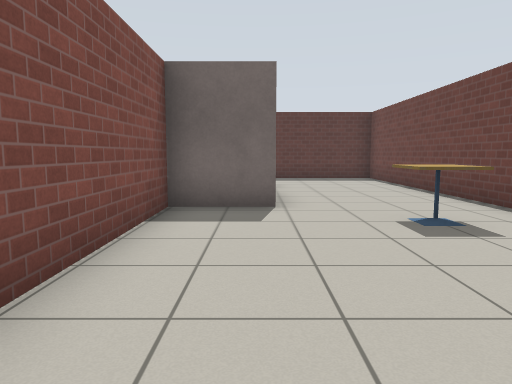
[1] (above)

12 first-person views from a walk through a Gazebo world. The camera is 0.94 m above the floor, tilts 6° down and sees 70° across. The floor is counted in squares, 1 m on a side. Each view is taken from the middle of a square. On the plan, view 1 faces up. The plan holds only what a view shows up to about 13 squares ahead; the rest is blank. Gazebo's built-in surfaces are drawn with simple patterns.

[2]
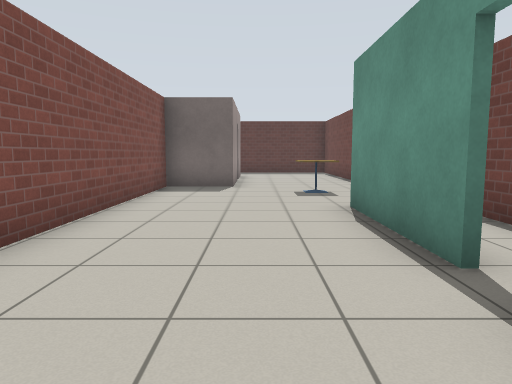

[3]
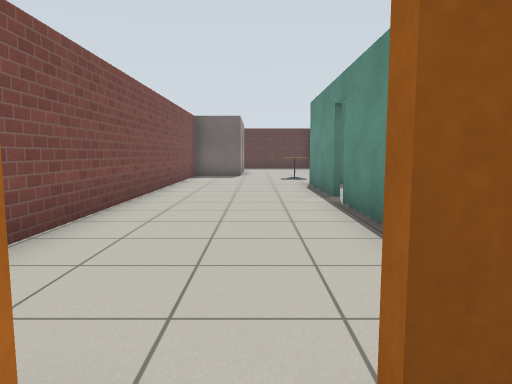

[4]
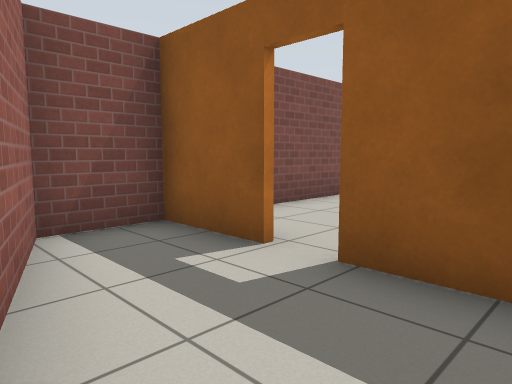

[5]
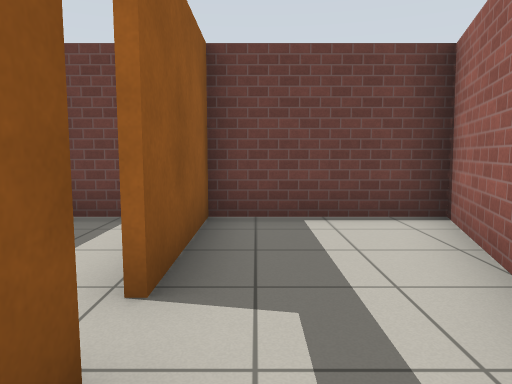

[6]
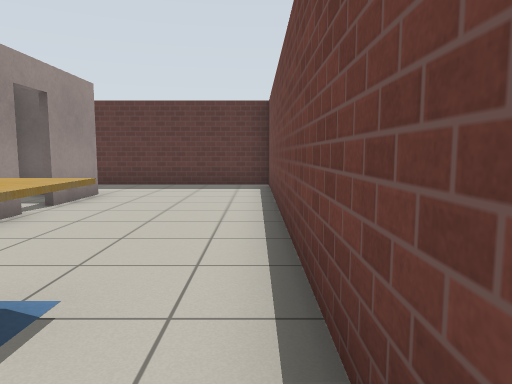

[7]
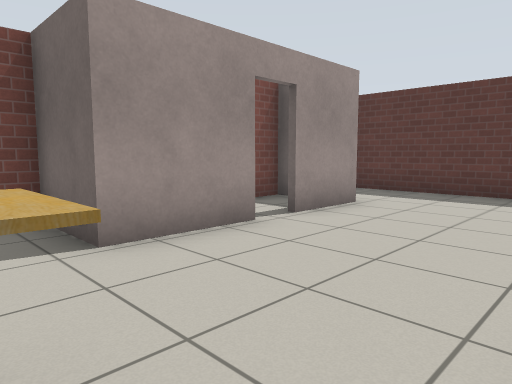

[8]
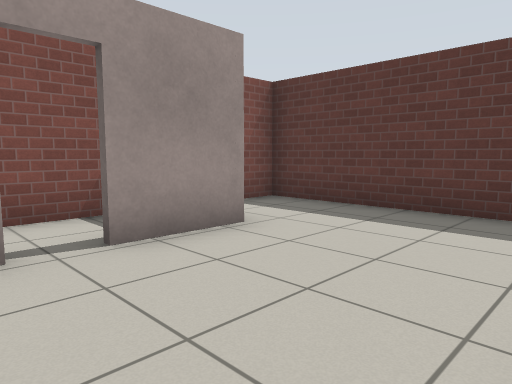

[9]
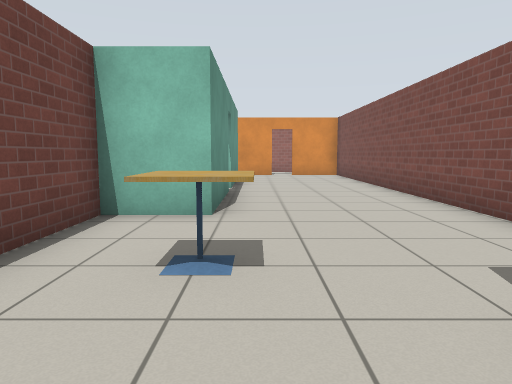

[10]
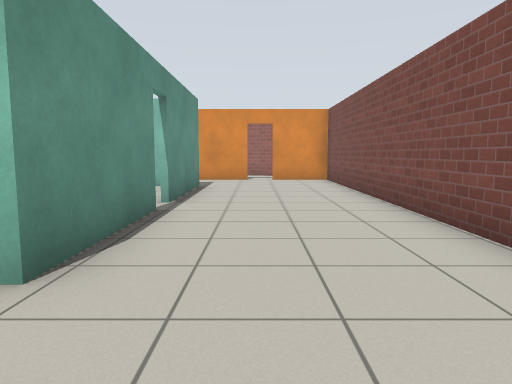

[11]
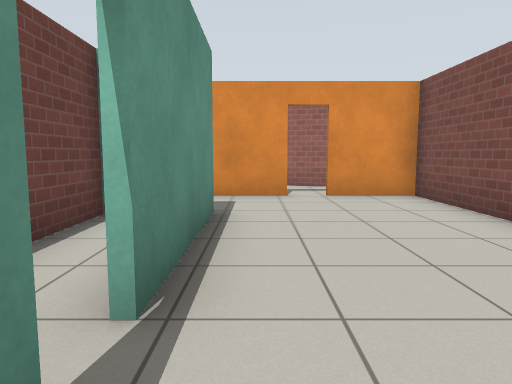

[12]
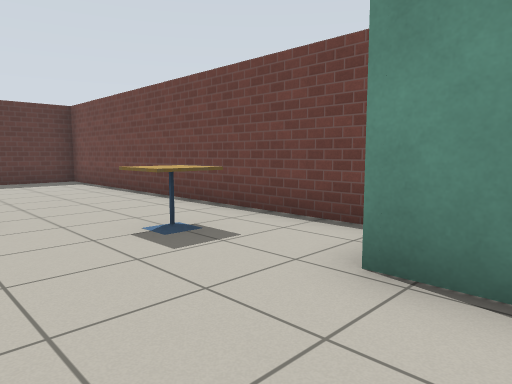

### Floor plan
Ten units are one square. View 1 is at (0, 0); x grows to the right and y downward. Boxes are objects, and circles mark ways between rooms. Rooms are numbered by the first view taken in them; rooms with no view inside come last. Other rooms are left out.
<svg viewBox="-21 -146 70 270">
<path fill="none" stroke="#000" d="M27 11 27 -25 44 -25 44 -141 -16 -141 -16 -131M4 -87 4 -64 -16 -64 -16 79M4 -115 4 -95M27 59 27 19M44 70 44 63M13 81 31 81M-16 81 5 81M5 83 -16 83M-16 79 -16 99 44 119 44 83 13 83M-8 -113 -16 -113 -16 -89"/>
<rect x="15" y="-55" width="20" height="10" fill="#bbb"><title>cafe table</title></rect>
<circle cx="10" cy="80" r="3" fill="#2a7"/>
<circle cx="0" cy="-90" r="3" fill="#2a7"/>
<text x="10" y="-30">1</text>
<text x="20" y="100">2</text>
<text x="-10" y="-90">3</text>
</svg>
Room 1 opens to room 2. Room 1 opens to room 3.

Where each view was taken, in squares from view 1:
view 1: 0 up, 0 right, facing up
view 2: 4 down, 1 right, facing up
view 3: 9 down, 1 right, facing up
view 4: 11 down, 3 right, facing up-left
view 5: 9 down, 1 left, facing right
view 6: 3 up, 4 right, facing up
view 7: 5 up, 4 right, facing up-left
view 8: 8 up, 4 right, facing up-left
view 9: 8 up, 2 right, facing down
view 10: 5 up, 1 right, facing down
view 11: 0 up, 2 right, facing down
view 12: 1 up, 0 right, facing up-right
